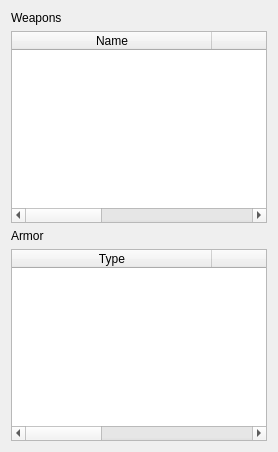
      <widget class="QWidget" name="tabFight_generic">
       <attribute name="title">
        <string>Fight</string>
       </attribute>
       <layout class="QVBoxLayout" name="verticalLayout_5">
        <item>
         <widget class="QLabel" name="label_4">
          <property name="text">
           <string>Weapons</string>
          </property>
         </widget>
        </item>
        <item>
         <widget class="QTableWidget" name="weaponsTable_generic">
          <attribute name="horizontalHeaderDefaultSectionSize">
           <number>200</number>
          </attribute>
          <attribute name="horizontalHeaderStretchLastSection">
           <bool>true</bool>
          </attribute>
          <column>
           <property name="text">
            <string>Name</string>
           </property>
          </column>
          <column>
           <property name="text">
            <string>Type</string>
           </property>
          </column>
          <column>
           <property name="text">
            <string>Damage</string>
           </property>
          </column>
         </widget>
        </item>
        <item>
         <widget class="QLabel" name="label_5">
          <property name="text">
           <string>Armor</string>
          </property>
         </widget>
        </item>
        <item>
         <widget class="QTableWidget" name="armorTable_generic">
          <attribute name="horizontalHeaderDefaultSectionSize">
           <number>200</number>
          </attribute>
          <attribute name="horizontalHeaderStretchLastSection">
           <bool>true</bool>
          </attribute>
          <column>
           <property name="text">
            <string>Type</string>
           </property>
          </column>
          <column>
           <property name="text">
            <string>Protection</string>
           </property>
          </column>
          <column>
           <property name="text">
            <string>Modifiers</string>
           </property>
          </column>
         </widget>
        </item>
       </layout>
      </widget>
